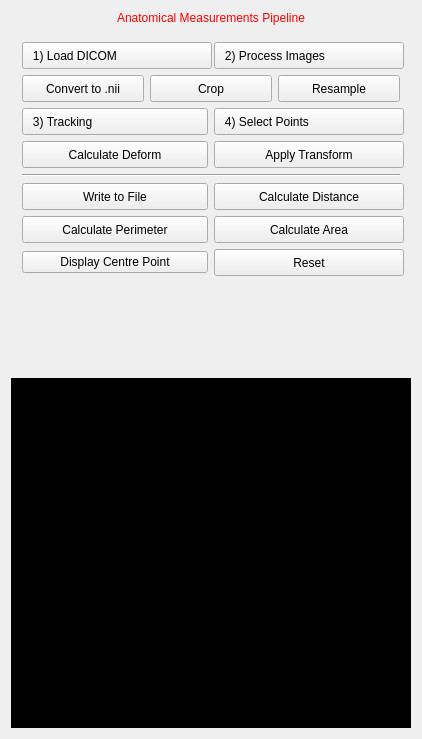
<?xml version="1.0" encoding="UTF-8"?>
<ui version="4.0">
 <class>MmeasurementViewControls</class>
 <widget class="QWidget" name="MmeasurementViewControls">
  <property name="geometry">
   <rect>
    <x>0</x>
    <y>0</y>
    <width>421</width>
    <height>739</height>
   </rect>
  </property>
  <property name="windowTitle">
   <string>QmitkTemplate</string>
  </property>
  <layout class="QVBoxLayout" name="verticalLayout">
   <item>
    <widget class="QLabel" name="labelWarning">
     <property name="styleSheet">
      <string notr="true">QLabel { color: rgb(255, 0, 0) }</string>
     </property>
     <property name="text">
      <string>Anatomical Measurements Pipeline</string>
     </property>
     <property name="alignment">
      <set>Qt::AlignCenter</set>
     </property>
    </widget>
   </item>
   <item>
    <widget class="QWidget" name="widget_1" native="true">
     <property name="sizePolicy">
      <sizepolicy hsizetype="Minimum" vsizetype="MinimumExpanding">
       <horstretch>0</horstretch>
       <verstretch>0</verstretch>
      </sizepolicy>
     </property>
     <property name="minimumSize">
      <size>
       <width>400</width>
       <height>221</height>
      </size>
     </property>
     <layout class="QGridLayout" name="gridLayout">
      <item row="0" column="0">
       <widget class="QPushButton" name="button_1">
        <property name="minimumSize">
         <size>
          <width>190</width>
          <height>27</height>
         </size>
        </property>
        <property name="toolTip">
         <string>Do image processing</string>
        </property>
        <property name="styleSheet">
         <string notr="true">text-align: left;</string>
        </property>
        <property name="text">
         <string>   1) Load DICOM</string>
        </property>
       </widget>
      </item>
      <item row="0" column="1">
       <widget class="QPushButton" name="button_2">
        <property name="minimumSize">
         <size>
          <width>190</width>
          <height>27</height>
         </size>
        </property>
        <property name="toolTip">
         <string>Do image processing</string>
        </property>
        <property name="styleSheet">
         <string notr="true">text-align: left;</string>
        </property>
        <property name="text">
         <string>   2) Process Images</string>
        </property>
       </widget>
      </item>
      <item row="1" column="0" colspan="2">
       <layout class="QHBoxLayout" name="layout_2">
        <item>
         <widget class="QPushButton" name="button_2_1">
          <property name="minimumSize">
           <size>
            <width>0</width>
            <height>27</height>
           </size>
          </property>
          <property name="text">
           <string>Convert to .nii</string>
          </property>
         </widget>
        </item>
        <item>
         <widget class="QPushButton" name="button_2_2">
          <property name="minimumSize">
           <size>
            <width>0</width>
            <height>27</height>
           </size>
          </property>
          <property name="text">
           <string>Crop</string>
          </property>
         </widget>
        </item>
        <item>
         <widget class="QPushButton" name="button_2_3">
          <property name="minimumSize">
           <size>
            <width>0</width>
            <height>27</height>
           </size>
          </property>
          <property name="text">
           <string>Resample</string>
          </property>
         </widget>
        </item>
       </layout>
      </item>
      <item row="2" column="0">
       <widget class="QPushButton" name="button_3">
        <property name="minimumSize">
         <size>
          <width>0</width>
          <height>27</height>
         </size>
        </property>
        <property name="styleSheet">
         <string notr="true">text-align: left;</string>
        </property>
        <property name="text">
         <string>   3) Tracking</string>
        </property>
       </widget>
      </item>
      <item row="2" column="1">
       <widget class="QPushButton" name="button_4">
        <property name="minimumSize">
         <size>
          <width>190</width>
          <height>27</height>
         </size>
        </property>
        <property name="styleSheet">
         <string notr="true">text-align: left;</string>
        </property>
        <property name="text">
         <string>   4) Select Points</string>
        </property>
       </widget>
      </item>
      <item row="3" column="0">
       <widget class="QPushButton" name="button_3_1">
        <property name="minimumSize">
         <size>
          <width>0</width>
          <height>27</height>
         </size>
        </property>
        <property name="text">
         <string>Calculate Deform</string>
        </property>
       </widget>
      </item>
      <item row="3" column="1">
       <widget class="QPushButton" name="button_3_2">
        <property name="minimumSize">
         <size>
          <width>190</width>
          <height>27</height>
         </size>
        </property>
        <property name="text">
         <string>Apply Transform</string>
        </property>
       </widget>
      </item>
      <item row="4" column="0" colspan="2">
       <widget class="Line" name="line_1">
        <property name="orientation">
         <enum>Qt::Horizontal</enum>
        </property>
       </widget>
      </item>
      <item row="5" column="0">
       <widget class="QPushButton" name="button_5">
        <property name="minimumSize">
         <size>
          <width>0</width>
          <height>27</height>
         </size>
        </property>
        <property name="text">
         <string>Write to File</string>
        </property>
       </widget>
      </item>
      <item row="5" column="1">
       <widget class="QPushButton" name="button_6">
        <property name="minimumSize">
         <size>
          <width>190</width>
          <height>27</height>
         </size>
        </property>
        <property name="toolTip">
         <string>Do image processing</string>
        </property>
        <property name="text">
         <string>Calculate Distance</string>
        </property>
       </widget>
      </item>
      <item row="6" column="0">
       <widget class="QPushButton" name="button_7">
        <property name="minimumSize">
         <size>
          <width>0</width>
          <height>27</height>
         </size>
        </property>
        <property name="toolTip">
         <string>Do image processing</string>
        </property>
        <property name="text">
         <string>Calculate Perimeter</string>
        </property>
       </widget>
      </item>
      <item row="6" column="1">
       <widget class="QPushButton" name="button_8">
        <property name="minimumSize">
         <size>
          <width>190</width>
          <height>27</height>
         </size>
        </property>
        <property name="toolTip">
         <string>Do image processing</string>
        </property>
        <property name="text">
         <string>Calculate Area</string>
        </property>
       </widget>
      </item>
      <item row="7" column="0">
       <widget class="QPushButton" name="button_9">
        <property name="text">
         <string>Display Centre Point</string>
        </property>
       </widget>
      </item>
      <item row="7" column="1">
       <widget class="QPushButton" name="button_r">
        <property name="minimumSize">
         <size>
          <width>190</width>
          <height>27</height>
         </size>
        </property>
        <property name="text">
         <string>Reset</string>
        </property>
       </widget>
      </item>
     </layout>
    </widget>
   </item>
   <item>
    <spacer name="spacer1">
     <property name="orientation">
      <enum>Qt::Vertical</enum>
     </property>
     <property name="sizeType">
      <enum>QSizePolicy::Expanding</enum>
     </property>
     <property name="sizeHint" stdset="0">
      <size>
       <width>20</width>
       <height>10</height>
      </size>
     </property>
    </spacer>
   </item>
   <item>
    <widget class="QmitkPlotWidget" name="widget_2" native="true">
     <property name="sizePolicy">
      <sizepolicy hsizetype="Minimum" vsizetype="MinimumExpanding">
       <horstretch>0</horstretch>
       <verstretch>0</verstretch>
      </sizepolicy>
     </property>
     <property name="minimumSize">
      <size>
       <width>400</width>
       <height>350</height>
      </size>
     </property>
     <property name="styleSheet">
      <string notr="true">background-color: black; color: white;</string>
     </property>
    </widget>
   </item>
  </layout>
 </widget>
 <layoutdefault spacing="6" margin="11"/>
 <customwidgets>
  <customwidget>
   <class>QmitkPlotWidget</class>
   <extends>QWidget</extends>
   <header>QmitkPlotWidget.h</header>
   <container>1</container>
  </customwidget>
 </customwidgets>
 <resources/>
 <connections/>
</ui>
